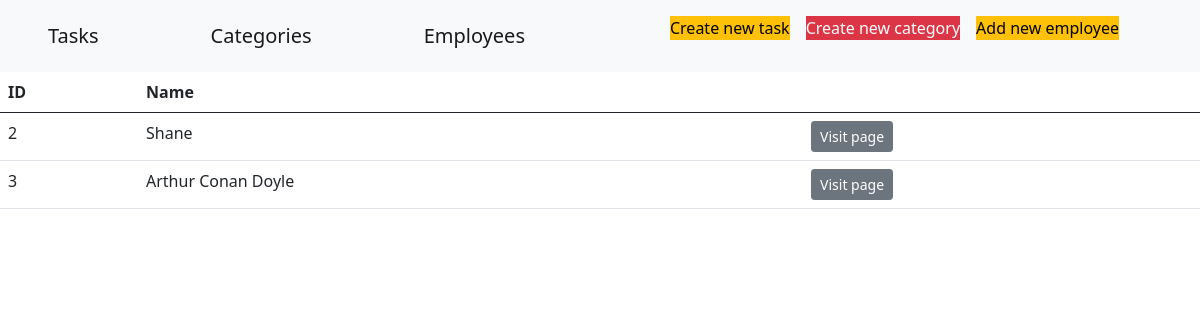
Screenshot of /employee with the database file from the repository.
### app/models.py (models this page shows, shortened)
class Employee(db.Model):
    id = db.Column(db.Integer, primary_key=True)
    name = db.Column(db.String(255), nullable=False)
    count_of_completed_tasks = db.Column(db.Integer)
    task_empl = db.relationship('Task', secondary=db.Table('task_empl',
                                                           db.Column('employee_id', db.Integer,
                                                                     db.ForeignKey('employee.id')),
                                                           db.Column('task_id', db.Integer, db.ForeignKey('task.id'))
                                                           ), backref=db.backref('employee_backref'))

### app/views.py (the view)
@app.route('/employee', methods=['GET'])
def employee_find_all():
    return render_template('employee/index.html',
                           title="Employees",
                           employees=Employee.query.all(),
                           )

### app/templates/employee/index.html (shortened to what this page needs)
{% extends "parent.html" %}
{% block content %}
<table class="table table-responsive">
    <thead>
    <tr>
        <th>ID</th>
        <th>Name</th>
        <th>&nbsp;</th>
    </tr>
    </thead>
    {% if employees|length > 0 %}
    <tbody>
    {% for employee in employees %}
    <tr>
        <td>{{employee.id}}</td>
        <td>{{employee.name}}</td>
        <td><a class="btn btn-secondary btn-sm" href="{{url_for('employee_find_by_id', employeeId=employee.id)}}">Visit page</a></td>
    </tr>
    {% endfor %}
    </tbody>
</table>
{% else %}
<div class="position-absolute top-50 start-50"><p class="btn-danger">There is no employees</p></div>
{% endif %}
{% endblock %}

### rows the page displays
Employee: id "2", name "Shane"
Employee: id "3", name "Arthur Conan Doyle"
